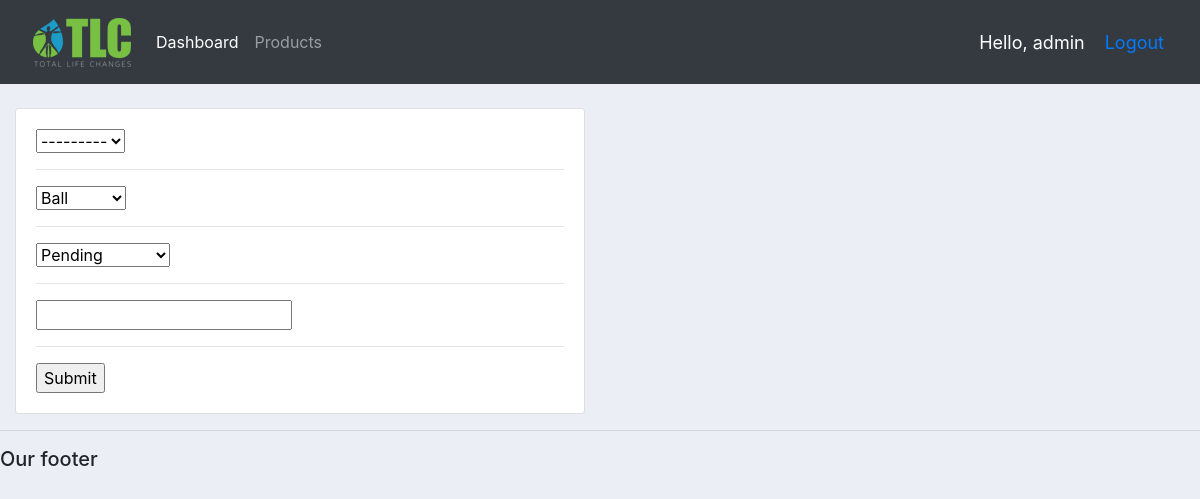
The page /update_order/4/ (signed in) on the database its author committed.
### accounts/models.py (models this page shows, shortened)
class Order(models.Model):
    STATUS = (
        ('pending', 'Pending'),
        ('out of delivery', 'Out of delivery'),
        ('delivered', 'Delivered'),
    )
    customer = models.ForeignKey(Customer, null=True, on_delete=models.SET_NULL)
    product = models.ForeignKey(Product, null=True, on_delete=models.SET_NULL)
    date_created = models.DateTimeField(auto_now_add=True)
    status = models.CharField(max_length=200, choices=STATUS)
    note = models.CharField(max_length=200, null=True)

### accounts/decorators.py (the view)
        def wrapper_func(request, *args, **kwargs):
            group_name = None
            if request.user.groups.exists():
                group_name = request.user.groups.all()[0].name
            if group_name in allowed_group:
                return view_func(request, *args, **kwargs)
            else:
                return HttpResponse('You are not allowed')

### accounts/form.py
class OrderForm(ModelForm):
    class Meta:
        model = Order
        fields = '__all__'

### accounts/models.py (called while the page is built)
    def __str__(self):
        return self.name

    def __str__(self):
        return self.name

### accounts/views.py (called while the page is built)
@login_required(login_url='url_login')
@allowed_user(allowed_group=['admin'])
def update_order(request, order_id):
    order = Order.objects.get(id=order_id)
    order_form = OrderForm(instance=order)
    if request.method == 'POST':
        order_form = OrderForm(request.POST, instance=order)
        if order_form.is_valid():
            order_form.save()
            return redirect('/')
    cx = {
        'key_order_form': order_form
    }
    return render(request, 'accounts/create_order.html', cx)

### accounts/templates/accounts/create_order.html (shortened to what this page needs)
{% extends "accounts/main.html" %}
{% load static %}
{% block content_main %}
    <br>
    <div class="row">
        <div class="col-md-6">
            <div class="card card-body">
                <form action="" method="post">
                    {% for form in key_order_form %}
                        {{ form }}
                        <hr>
                    {% endfor %}
                    <input type="submit">
                </form>
            </div>
        </div>
    </div>
{% endblock %}

### accounts/templates/accounts/navbar.html (shortened to what this page needs)
{% load static %}
<nav class="navbar navbar-expand-lg navbar-dark bg-dark">
    <a class="nav-item nav-link active" href="{% url 'url_home' %}">
        <img src="{% static 'images/logo.png' %}" alt="logo">
    </a>
    <div class="collapse navbar-collapse" id="navbarNavAltMarkup">
        <div class="navbar-nav">
            {% if request.user.is_staff %}
                <a class="nav-item nav-link active" href="{% url 'url_home' %}">Dashboard</a>
                <a class="nav-item nav-link" href="{% url 'url_product' %}">Products</a>
            {% else %}
                <a class="nav-item nav-link" href="{% url 'url_account' %}">Account</a>
            {% endif %}
        </div>
    </div>
    <span class="hello-msg">Hello, {{ request.user }}</span>
    <span class="hello-msg"><a href="{% url 'url_logout' %}">Logout</a></span>
</nav>

### static/css/main.css (style rules this page uses)
body { background-color: #ebeff5; }

### accounts/templates/accounts/navbar.html (style rules this page uses)
.hello-msg { font-size: 18px; color: #fff; margin-right: 20px; }

### rows shown on the page
Order: key_order_form "---------" "Ball" "Pending"

### other values the page prints
{{ request.user }} "admin"
